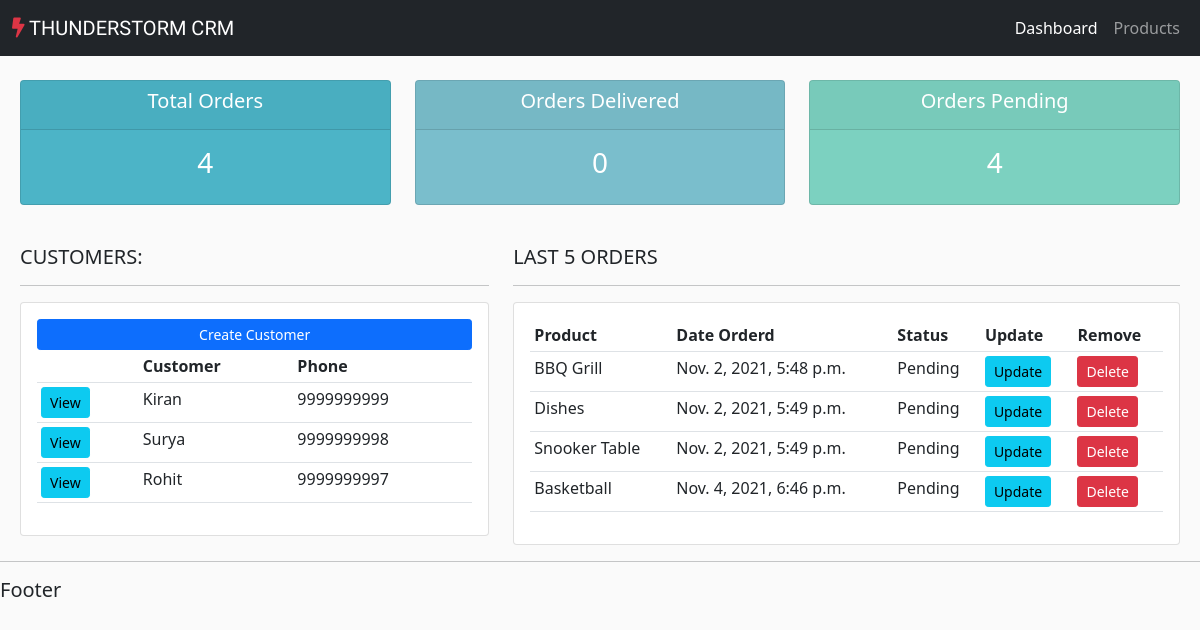
The app's page /, older data.
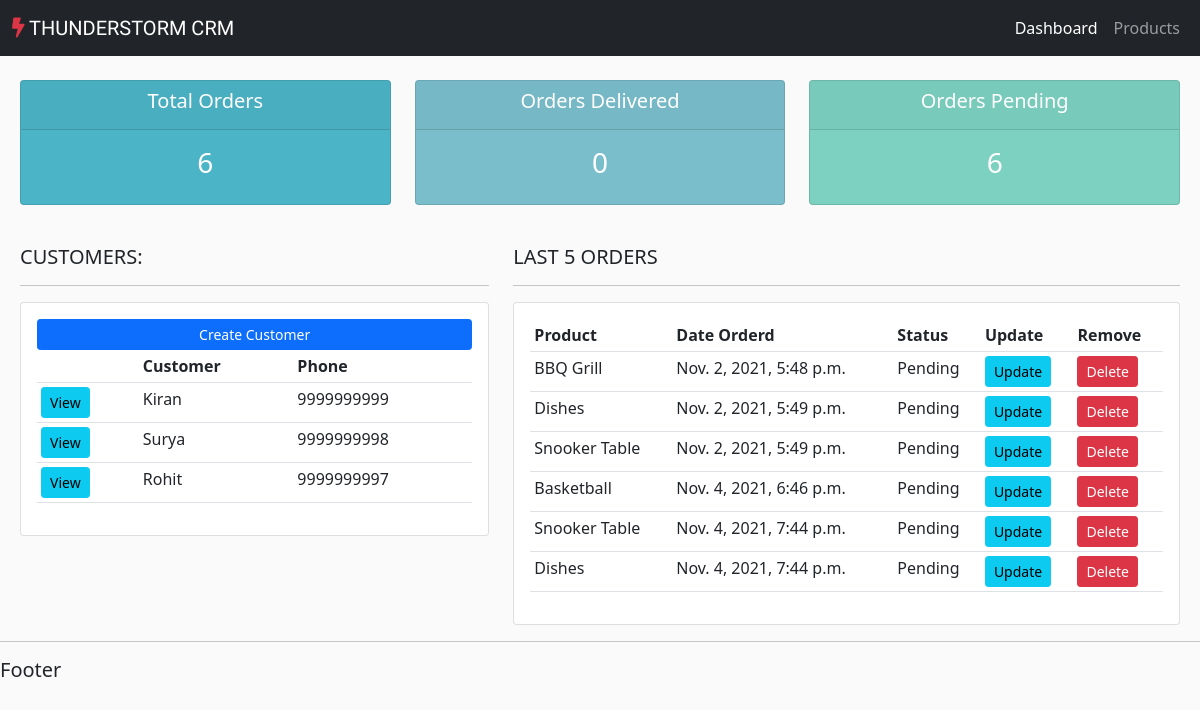
The same page, newer data.
### accounts/models.py (models this page shows, shortened)
class Customer(models.Model):
    name = models.CharField(max_length=200, null=True)
    phone = models.CharField(max_length=200, null=True)
    email = models.CharField(max_length=200, null=True)
    date_created = models.DateTimeField(auto_now_add=True, null=True)

class Order(models.Model):
    STATUS = (
        ('Pending', 'Pending'),
        ('Out for Delivery', 'Out for Delivery'),
        ('Delivered', 'Delivered'),
    )
    customer = models.ForeignKey(Customer, null=True, on_delete= models.SET_NULL)
    product = models.ForeignKey(Product, null=True, on_delete= models.SET_NULL)
    date_created = models.DateTimeField(auto_now_add=True, null=True)
    status = models.CharField(max_length=200, null=True, choices=STATUS)

class Product(models.Model):
    CATEGORY = (
        ('Indoor', 'Indoor'),
        ('Outdoor', 'Outdoor'),
    )
    name = models.CharField(max_length=200, null=True)
    price = models.FloatField(null=True)
    category = models.CharField(max_length=200, null=True,choices=CATEGORY)
    description = models.CharField(max_length=200, null=True, blank=True)
    date_created = models.DateTimeField(auto_now_add=True, null=True)
    tags = models.ManyToManyField(Tag)
    def __str__(self):
        return self.name

### accounts/views.py (the view)
# urls.py: path('',views.home, name='home'),
def home(request):
    orders = Order.objects.all()
    customers =  Customer.objects.all()
    total_customers=customers.count()
    total_orders=orders.count()
    delivered=orders.filter(status='Delivered').count()
    pending=orders.filter(status='Pending').count()
    context = {'orders':orders , 'customers':customers,
    'total_customers':total_customers,'total_orders':total_orders,
    'delivered':delivered,'pending':pending,
    }
    return render(request, 'accounts/dashboard.html',context)

### accounts/templates/accounts/dashboard.html
{% extends 'accounts/main.html' %}
{% block content %}
{% include 'accounts/status.html' %}
<br>
<div class="row ms-2 me-2">
	<div class="col-md-5">
		<h5>CUSTOMERS:</h5>
		<hr>
		<div class="card card-body">
			<a class="btn btn-primary  btn-sm btn-block" href="">Create Customer</a>
			<table class="table table-sm">
				<tr>
					<th></th>
					<th>Customer</th>
					<th>Phone</th>
				</tr>
				{% for customer in customers %}
					<tr>
						<td><a class="btn btn-sm btn-info" href="{% url 'customer' customer.id %}">View</a></td>
						<td>{{customer.name}}</td>
						<td>{{customer.phone}}</td>
					</tr>
				{% endfor %}
			</table>
		</div>
	</div>
	<div class="col-md-7">
		<h5>LAST 5 ORDERS</h5>
		<hr>
		<div class="card card-body">
			<table class="table table-sm">
				<tr>
					<th>Product</th>
					<th>Date Orderd</th>
					<th>Status</th>
					<th>Update</th>
					<th>Remove</th>
				</tr>
				{% for order in orders %}
				<tr>
					<td>{{order.product}}</td>
					<td>{{order.date_created}}</td>
					<td>{{order.status}}</td>
					<td><a class="btn btn-sm btn-info" href="{% url 'update_order' order.id  %}">Update</a></td>
					<td><a class="btn btn-sm btn-danger" href="{% url 'delete_order' order.id  %}">Delete</a></td>
				</tr>
				{% endfor %}
			</table>
		</div>
	</div>
</div>
{% endblock %}

Row changes from the older to the newer data that the page shows:
added Order: product "Snooker Table", date_created "Nov. 4, 2021, 7:44 p.m.", status "Pending"
added Order: product "Dishes", date_created "Nov. 4, 2021, 7:44 p.m.", status "Pending"
Text that changed along with them:
{{ total_orders }}: "4" → "6"
{{ pending }}: "4" → "6"
